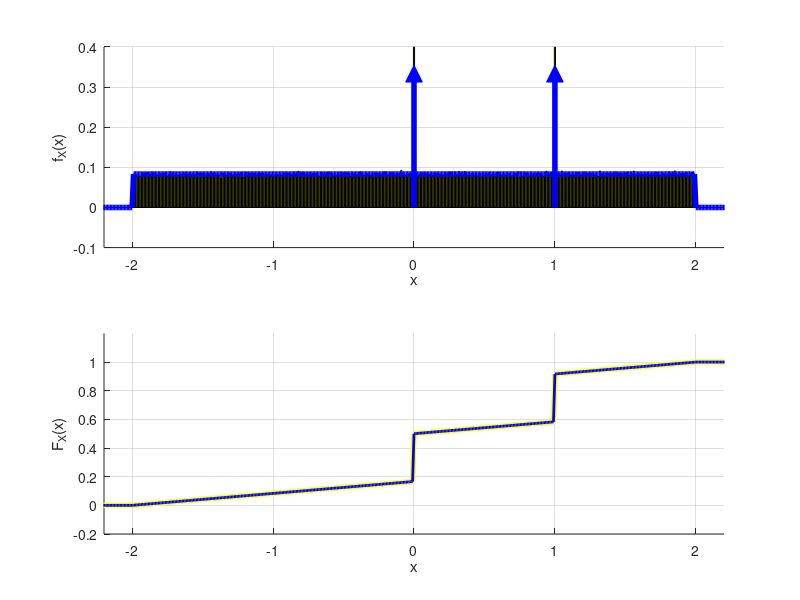

Reproduce this figure in MATLAB.
clc; close all; clear all;

% Comando letra A

N = 1000000; % Quantidade de execuções do experimento probabilístico

U = randi([1 6],1,N); % Cria um vetor de números aleatórios de 1 até 6 de dimensões 1XN

% Representando os resultados dos dados
idx1 = (U == 1 | U == 4);
idx2 = (U == 2 | U == 5);
idx3 = (U == 3 | U == 6);

X = zeros(1,N);

X(idx1) = 4 * rand(1, sum(idx1)) - 2; % Se idx1 é verdade, então U = 1 ou U = 4, logo, X é intervalo regular de -2 a 2
X(idx2) = rand(1,sum(idx2)) < 1/3; % Se idx2 é verdade, então U = 2 ou U = 5, logo, X é Bernoulli 1/3
X(idx3) = rand(1,sum(idx3)) < 2/3; % Se idx3 é verdade, então U = 3 ou U = 6, logo, X é Bernoulli 2/3

dx = 0.01; x = -3 : dx : 3;

pdfX_sim = hist(X,x) / (N * dx); % Gráfico da PDF simulada
pdfX_teo = (1/12) .* (-2 < x & x < 2); % Gráfico da PDF calculada sem os impulsos

% Plotagem dos gráficos
figure;

subplot(2, 1, 1); hold on; grid on;
bar(x, pdfX_sim, 'y'); % Plota o gráfico da PDF simulada em linhas barras amarelas
plot(x, pdfX_teo, 'b', 'LineWidth', 4) % Plota o gráfico da PDF calculada em linhas azuis

% Representando os impulsos:
plot([0, 0], [0, 1/3], 'b', 'LineWidth', 4')
plot([0], [1/3], 'b^', 'MarkerSize', 12, 'MarkerFaceColor', 'b')
plot([1, 1], [0, 1/3], 'b', 'LineWidth', 4')
plot([1], [1/3], 'b^', 'MarkerSize', 12, 'MarkerFaceColor', 'b')
xlabel('x'); ylabel('f_X(x)'); 
xlim([-2.2 2.2]); ylim([-0.1, 0.4]) % Limita o gráfico em X indo de -2.2 até 2.2 e em Y indo de -0.1 até 0.4

%-------------------------------------------------------------------------------------------------

%Comando Letra B

cdfX_sim = cumsum(pdfX_sim) * dx; % Calculo da soma acumulada simulada
% Calculo da soma acumulada teorica
cdfX_teo = ((x+2)/12)        .* (-2 <= x & x < 0) + ...
           ((1/2)+(x/12))    .* (0 <= x & x < 1) + ...
           ((11/12) +((x-1))/12) .* (1 <= x & x < 2) + ...
           1                 .* (2 <= x); 

subplot(2, 1, 2); hold on; grid on
plot(x, cdfX_sim, 'y', 'LineWidth', 4) % Plota o gráfico da soma acumulada simulada em linha amarela
plot(x, cdfX_teo, 'b', 'LineWidth', 2) % Plota o gráfico da soma acumulada teorica em linha azul
xlim([-2.2 2.2]); ylim([-0.2, 1.2]) % Limita o gráfico em X indo de -2.2 até 2.2 e em Y indo de -0.2 até 1.2
xlabel('x'); ylabel('F_X(x)')

%-------------------------------------------------------------------------------------------------
% Comando Letra C

printf('Media Simulada: E[X] = %g\n', mean(X)); % Mostra o valor da Esperança matemática simulada
printf('Media Teorica: E[X] = %g\n', 1/3); % Mostra o valor da Esperança matemática calculada

%-------------------------------------------------------------------------------------------------
% Comando Letra D

printf('Probabilidade para X <=0 Simulada: %g\n', mean(X <= 0)); % Mostra a probabilidade para X <= 0 simulada
printf('Probabilidade para X <=0 teorica: %g\n', 1/2); % Mostra a probabilidade para X <= 0 calculada








